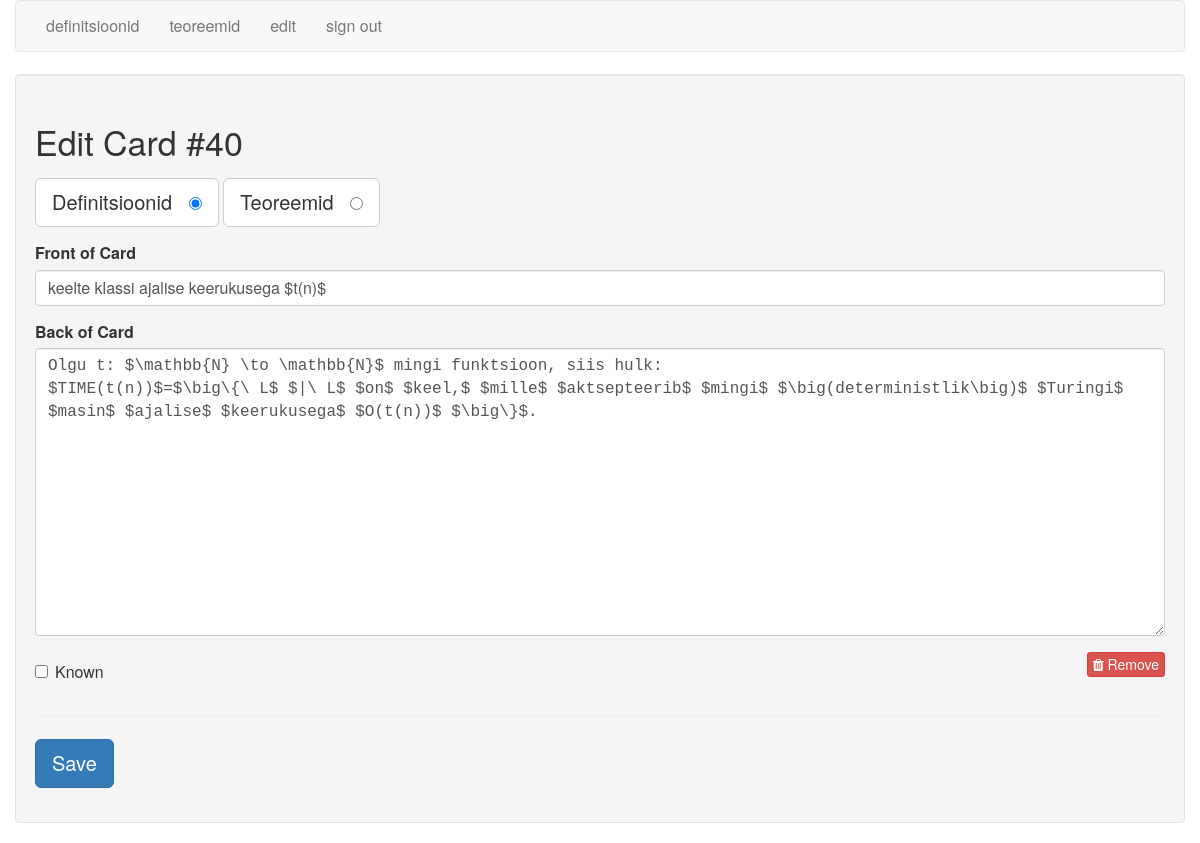
The app's page /edit/40 (signed in), older data.
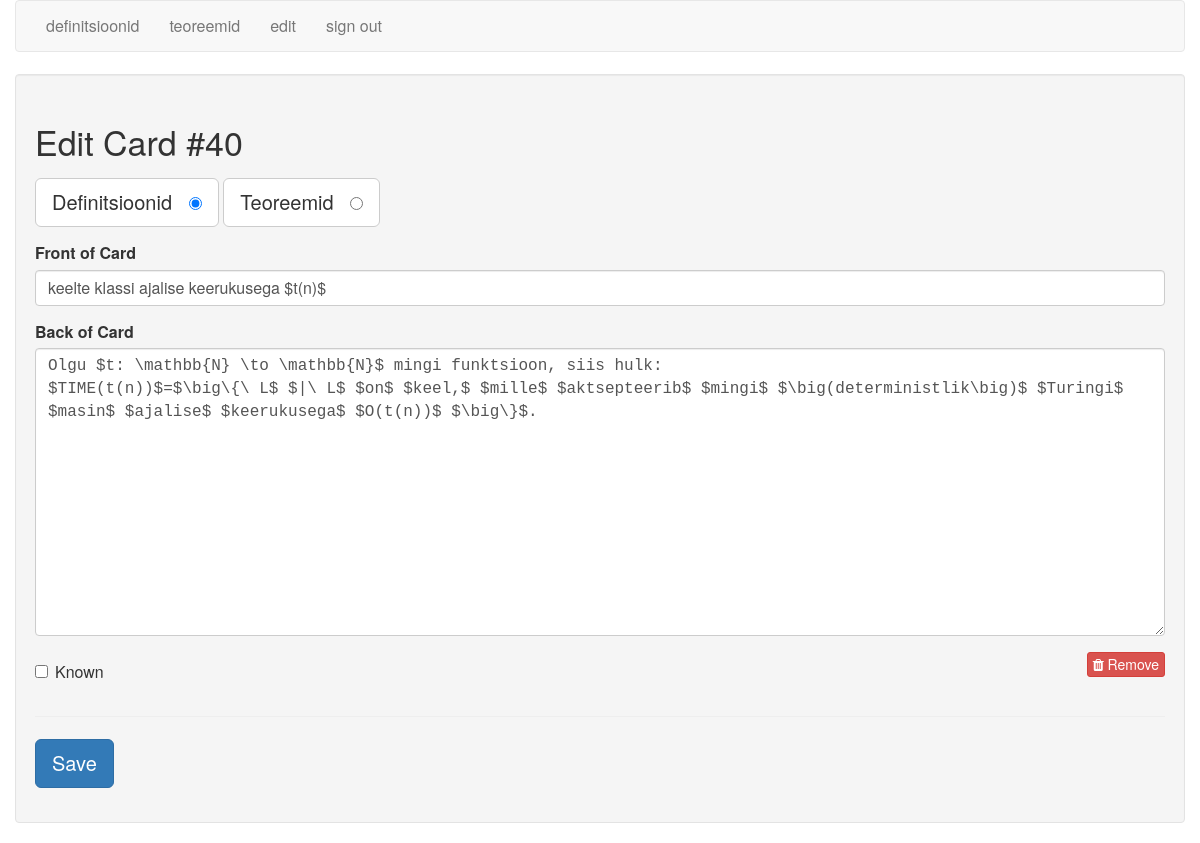
The same page, newer data.
### tables this page shows
CREATE TABLE cards (
  id integer primary key autoincrement,
  type tinyint not null, /* 1 for vocab, 2 for code */
  front text not null,
  back text not null,
  known boolean default 0
);

### flash_cards.py (the view)
@app.route('/edit/<card_id>')
def edit(card_id):
    if not session.get('logged_in'):
        return redirect(url_for('login'))
    db = get_db()
    query = '''
        SELECT id, type, front, back, known
        FROM cards
        WHERE id = ?
    '''
    cur = db.execute(query, [card_id])
    card = cur.fetchone()
    return render_template('edit.html', card=card)

### flash_cards.py (called while the page is built)
def connect_db():
    rv = sqlite3.connect(app.config['DATABASE'])
    rv.row_factory = sqlite3.Row
    return rv

def get_db():
    if not hasattr(g, 'sqlite_db'):
        g.sqlite_db = connect_db()
    return g.sqlite_db

### templates/edit.html (shortened to what this page needs)
{% extends "layout.html" %}
{% block body %}
    <div class="well">
        <h2>Edit Card #{{ card.id }}</h2>
        <form action="{{ url_for('edit_card') }}" method="post" class="cardForm">
            <div class="form-group">
                <label for="general" class="btn btn-default btn-lg">Definitsioonid &nbsp;
                    <input type="radio" name="type" value="1"
                           id="general" {{ "checked" if (card.type == 1) else "" }} />
                </label>
                <label for="code" class="btn btn-default btn-lg">Teoreemid &nbsp;
                    <input type="radio" name="type" value="2" id="code" {{ "checked" if (card.type == 2) else "" }} />
                </label>
            </div>
            <div class="form-group">
                <label for="front">Front of Card</label>
                <input type="text" name="front" id="front" class="form-control" value="{{ card.front|e }}">
            </div>
            <div class="form-group">
                <label for="back">Back of Card</label>
                <textarea name="back"
                          class="form-control"
                          id="back"
                          placeholder="back of card"
                          rows="12">{{ card.back|e }}</textarea>
            </div>
            <div class="row">
                <div class="col-xs-6">
                    <div class="checkbox">
                        <label>
                            <input type="checkbox" name="known"
                                   value="1" {{ "checked" if (card.known == 1) else "" }} /> Known
                        </label>
                    </div>
                </div>
                <div class="col-xs-6 text-right">
                    <a href="{{ url_for('delete', card_id=card.id) }}" class="btn btn-danger btn-xs">
                        <i class="fa fa-trash"></i>
                        Remove
                    </a>
                </div>
            </div>
            <hr/>
            <div class="form-group">
                <button type="submit" class="saveButton btn btn-lg btn-primary">Save</button>
            </div>
        </form>
    </div>
{% endblock %}

### templates/layout.html (shortened to what this page needs)
<!doctype html>
<html>
<head>
    <link href="https://maxcdn.bootstrapcdn.com/font-awesome/4.7.0/css/font-awesome.min.css" rel="stylesheet"
>
    <link rel=stylesheet type=text/css href="{{ url_for('static', filename='bootstrap.min.css') }}"/>
    <link rel=stylesheet type=text/css href="{{ url_for('static', filename='style.css') }}"/>
</head>
<body>
<div class="container">
    <div class="row">
        <nav class="navbar navbar-default">
            <div class="container">
                <div class="row">
                    <div class="collapse navbar-collapse">
                        <ul class="nav navbar-nav">
                            {% if session.logged_in %}
                                <li><a href="{{ url_for('general') }}">
                                    <span class="hidden-xs">
                                       definitsioonid
                                    </span>
                                </a></li>
                                <li><a href="{{ url_for('code') }}">teoreemid</a></li>
                                <li><a href="{{ url_for('cards') }}">
                                     <span class="hidden-xs">
                                       edit
                                    </span>
                                </a></li>
                                <li><a href="{{ url_for('logout') }}">
                                    <span class="hidden-xs">
                                       sign out
                                    </span>
                                </a></li>
                            {% else %}
                                <li><a href="{{ url_for('login') }}">log in</a></li>
                            {% endif %}
                        </ul>
                    </div>
                </div>
            </div>
        </nav>
        {% block body %}{% endblock %}
    </div>
</div>
</body>
</html>

### static/style.css (style rules this page uses)
textarea { font-family: monospace; }
.navbar-collapse.collapse { display: block !important; }
.navbar-nav > li, .navbar-nav { float: left !important; }

Row changes from the older to the newer data that the page shows:
changed cards "keelte klassi ajalise keerukusega $t(n)$": back "Olgu t: $\\mathbb{N} \\to \\mathbb{N}$ mingi funktsioon,…" → "Olgu $t: \\mathbb{N} \\to \\mathbb{N}$ mingi funktsioon,…"
